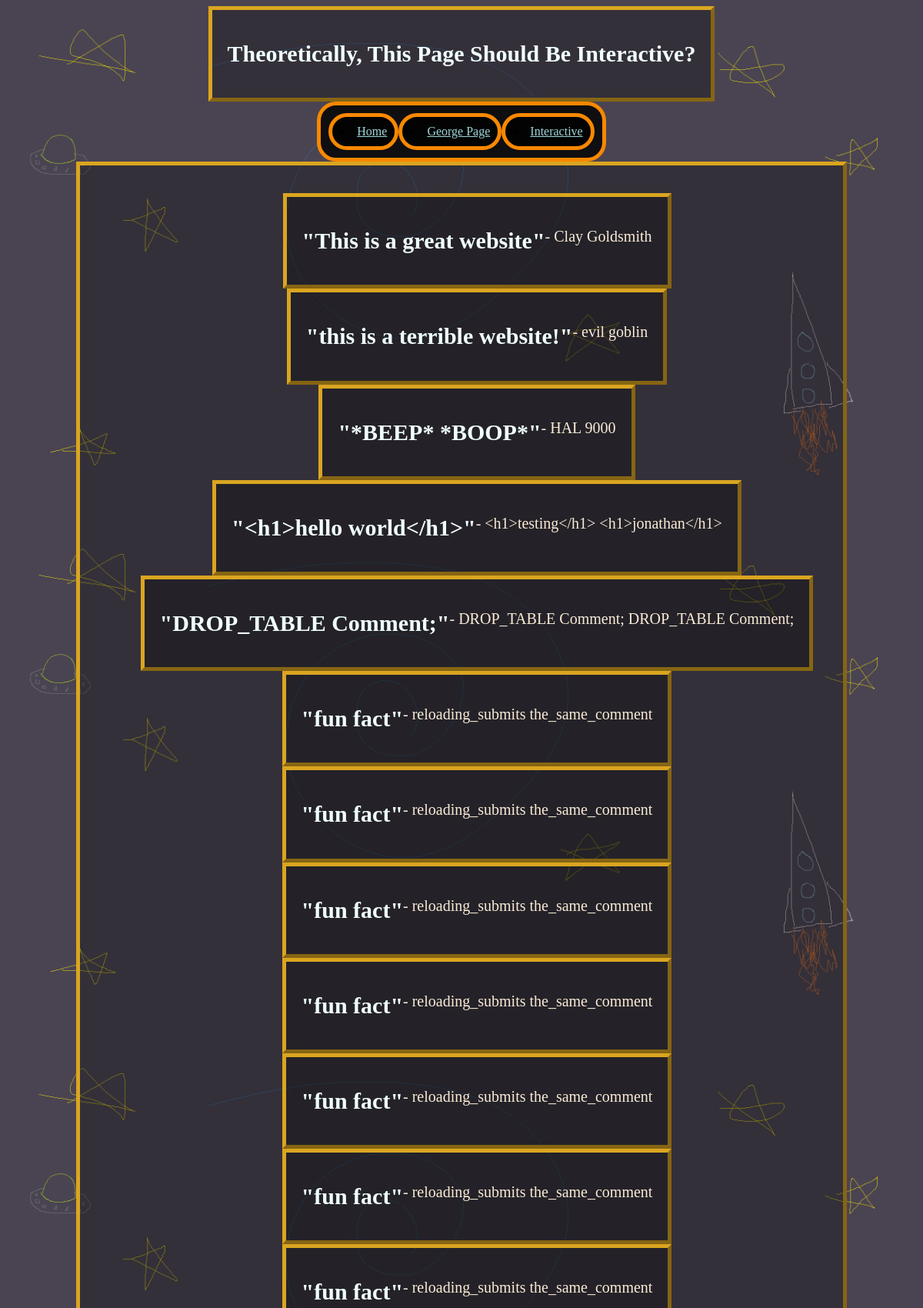
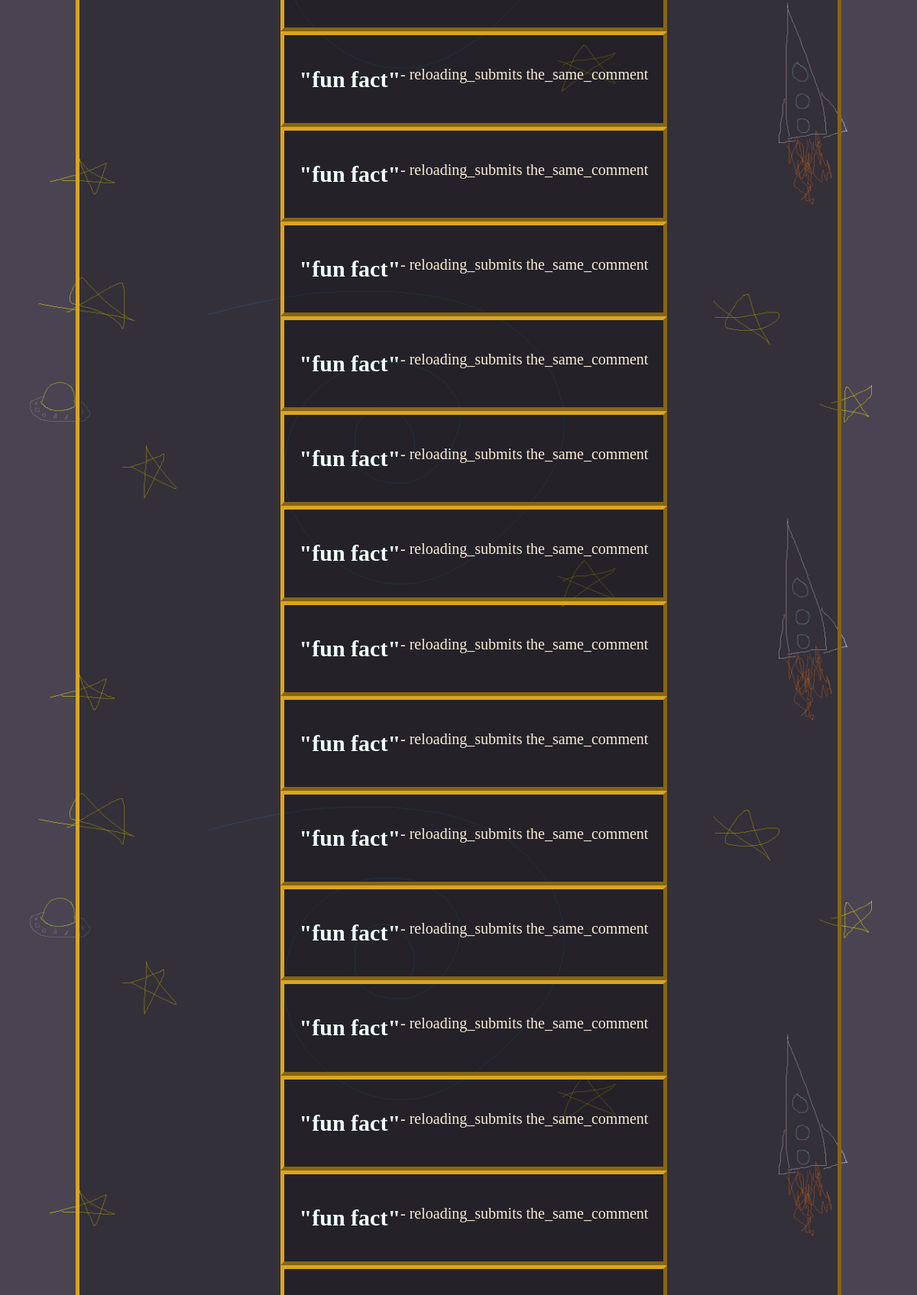
/Interactive (upper part), run on the app's committed database (2 pictures, top to bottom).
### Batman/models.py (models this page shows)
class Comment(models.Model):
    firstname = models.CharField(max_length=25,null=False)
    lastname = models.CharField(max_length=25,null=False)
    text = models.TextField(max_length=255,null=False)

### Batman/views.py (the view)
# urls.py: path('Interactive', views.Interactive, name='Interactive'),
def Interactive(request):
  firstname = request.GET.get('fname')
  lastname = request.GET.get('lname')
  text = request.GET.get('comment_text')
  if firstname and lastname and text:
    print(firstname,lastname,text)
    new_comment = Comment(firstname=firstname,lastname=lastname,text=text)
    new_comment.save()
  mycomments = Comment.objects.all().values()
  template = loader.get_template('interactive.html')
  context = {
    'mycomments': mycomments,
  }
  return HttpResponse(template.render(context,request))

### Batman/templates/interactive.html (shortened to what this page needs)
{% extends "main.html" %}
{% block header %}
<h1>Theoretically, This Page Should Be Interactive?</h1>
{% endblock %}
{% block content %}
    <div class = "FancyBox">
        <ul>
            {% for x in mycomments %}
                    <div class = "FancyBox">
                        <h1> "{{x.text}}" </h1> <br><br>
                        <p> -  {{x.firstname}} {{x.lastname}}<p>
                    </div>
            {% endfor %}
        </ul>
    </div>
{% endblock %}

### Batman/templates/main.html (shortened to what this page needs)
<!DOCTYPE html>
{% load static %}
<html lang="en">
<head>
    <link rel="stylesheet" href="{% static 'Batman/style.css' %}">
</head>
<body>
    <div class="FancyBox">
        {% block header %}
        {% endblock %}
    </div>
    <div class="LinkBubble">
        <div class="LinkBubble">
            <li><a href="\">Home </a></li>
        </div>
        <div class="LinkBubble">
            <li><a href="George">George Page </a></li>
        </div>
        <div class="LinkBubble">
            <li><a href="Interactive">Interactive </a></li>
        </div>
    </div>
{% block content %}
{% endblock %}
</body>
</html>

### Batman/static/Batman/style.css (style rules this page uses)
li a { color:rgb(158, 215, 220); text-align: center; }
body { background: rgb(94, 86, 105) url("background.jpg"); background-repeat: repeat-y; background-size:100%; }
h1 { color:azure; text-align:center; font-size: 30px; }
p { color:antiquewhite; font-size: 20px; text-align:center; }
.FancyBox { border: 5px outset goldenrod; background-color: rgb(0, 0, 0,.3); text-align:center; width:fit-content; block-size:fit-content; margin:auto; padding:20px; display:flex; }
.LinkBubble { border-radius: 25px; border:5px solid rgb(248, 136, 0); background-color:rgb(0,0,0,.8); padding:10px; display:flex; width:fit-content; block-size:fit-content; text-align:center; margin:auto }

### Batman/templates/main.html (style rules this page uses)
html { visibility: hidden;opacity:0; }
html { visibility: visible;opacity:1; }

### data on the page
Comment: text "This is a great website", firstname "Clay", lastname "Goldsmith"
Comment: text "this is a terrible website!", firstname "evil", lastname "goblin"
Comment: text "*BEEP* *BOOP*", firstname "HAL", lastname "9000"
Comment: text "<h1>hello world</h1>", firstname "<h1>testing</h1>", lastname "<h1>jonathan</h1>"
Comment: text "DROP_TABLE Comment;", firstname "DROP_TABLE Comment;", lastname "DROP_TABLE Comment;"
Comment: text "fun fact", firstname "reloading_submits", lastname "the_same_comment"
Comment: text "fun fact", firstname "reloading_submits", lastname "the_same_comment"
Comment: text "fun fact", firstname "reloading_submits", lastname "the_same_comment"
Comment: text "fun fact", firstname "reloading_submits", lastname "the_same_comment"
Comment: text "fun fact", firstname "reloading_submits", lastname "the_same_comment"
Comment: text "fun fact", firstname "reloading_submits", lastname "the_same_comment"
Comment: text "fun fact", firstname "reloading_submits", lastname "the_same_comment"
Comment: text "fun fact", firstname "reloading_submits", lastname "the_same_comment"
Comment: text "fun fact", firstname "reloading_submits", lastname "the_same_comment"
Comment: text "fun fact", firstname "reloading_submits", lastname "the_same_comment"
Comment: text "fun fact", firstname "reloading_submits", lastname "the_same_comment"
Comment: text "fun fact", firstname "reloading_submits", lastname "the_same_comment"
Comment: text "fun fact", firstname "reloading_submits", lastname "the_same_comment"
Comment: text "fun fact", firstname "reloading_submits", lastname "the_same_comment"
Comment: text "fun fact", firstname "reloading_submits", lastname "the_same_comment"
Comment: text "fun fact", firstname "reloading_submits", lastname "the_same_comment"
Comment: text "fun fact", firstname "reloading_submits", lastname "the_same_comment"
Comment: text "fun fact", firstname "reloading_submits", lastname "the_same_comment"
Comment: text "fun fact", firstname "reloading_submits", lastname "the_same_comment"
Comment: text "fun fact", firstname "reloading_submits", lastname "the_same_comment"
